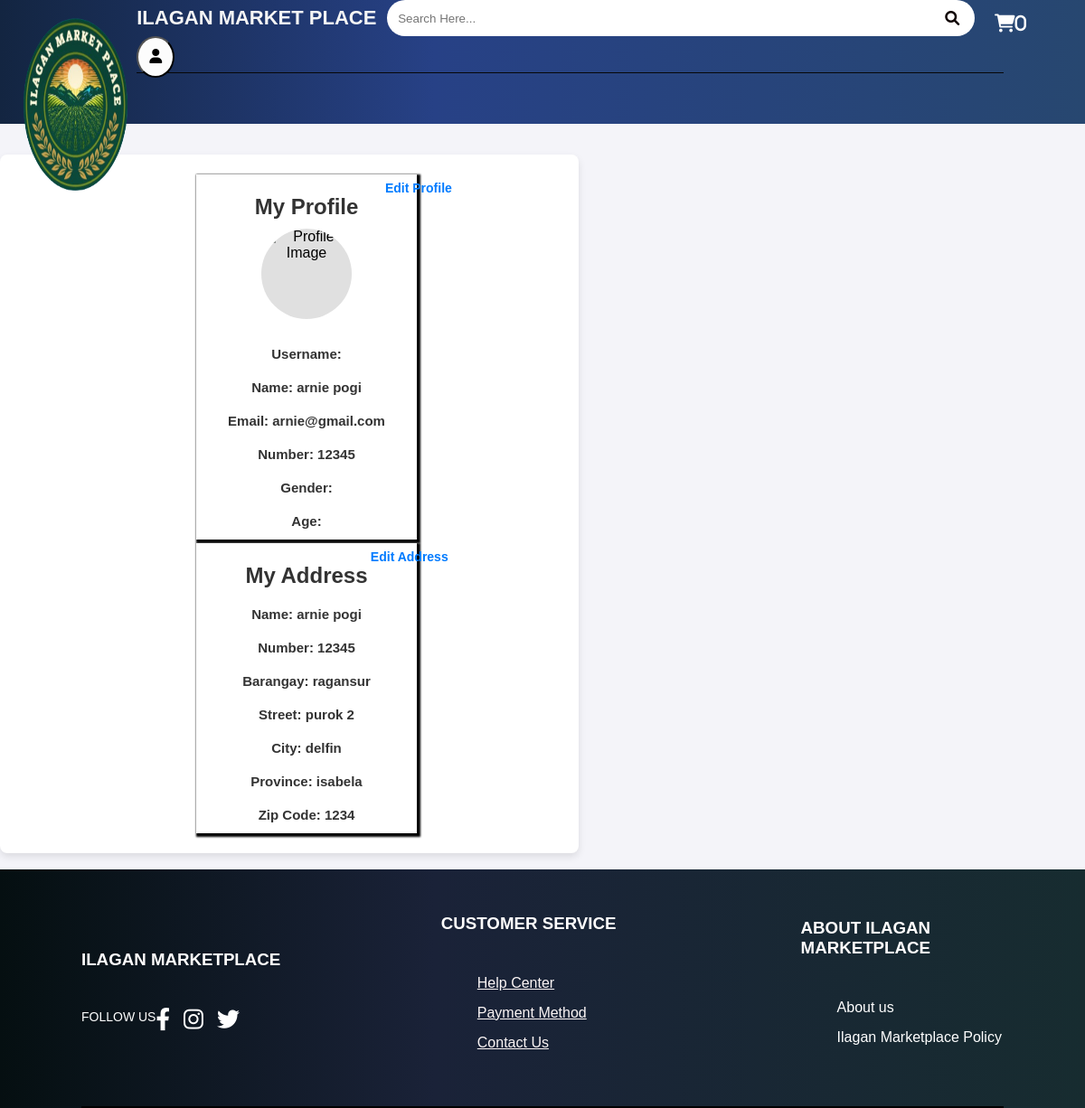
The app's page /ilagan/function/profile.php (signed in) with its own data.
### tables this page shows
CREATE TABLE `form` (
  `user_id` int(22) NOT NULL,
  `username` varchar(255) NOT NULL,
  `fname` varchar(22) NOT NULL,
  `lname` varchar(22) NOT NULL,
  `contact` varchar(22) NOT NULL,
  `email` varchar(22) NOT NULL,
  `pass` varchar(22) NOT NULL,
  `province` varchar(255) NOT NULL,
  `city` varchar(255) NOT NULL,
  `brgy` varchar(255) NOT NULL,
  `street` varchar(255) NOT NULL,
  `zipcode` int(255) NOT NULL,
  `age` varchar(255) NOT NULL,
  `gender` varchar(255) NOT NULL,
  `image` varchar(255) NOT NULL
);

### ilagan/function/profile.php (the view, shortened to what this page needs)
<?php
include 'db.php';
$user_id = $_SESSION['user_id'];
?>
<!DOCTYPE html>
<html lang="en">
<head>
   <link rel="stylesheet" href="https://cdnjs.cloudflare.com/ajax/libs/font-awesome/6.0.0/css/all.min.css">
   <link rel="stylesheet" href="css/profile.css">
</head>
<body>
<header>
    <a href="collection.php"><img src="image/imglogo.png" alt="" class="headlogo"></a>
    <nav>
        <?php
        $select_rows = mysqli_query($conn, "SELECT * FROM `cart` WHERE user_id = '$user_id'") or die('Query failed');
        $row_count = mysqli_num_rows($select_rows);
        ?>
        <div class="logo-search">
            <a class="logo">Ilagan Market place</a>
            <div class="search-box">
               <input type="search" placeholder="Search Here...">
               <i class="fa-solid fa-magnifying-glass"></i>
            </div>
            <div class="icon">
                <a href="cart.php" class="cart"><i class="fa-solid fa-cart-shopping"><?php echo $row_count; ?> </i></a>
            </div>
            <div class="dropdown">
                <button class="dropbtn"><a><i class="fa-solid fa-user"></i></i></a></button>
            </div>
        </div>
        <ul>
        </ul>
    </nav>
</header>
<br>
<div class="container">
    <div class="box-container">
        <?php
        $stmt = $conn->prepare("SELECT * FROM `form` WHERE user_id = ?");
        $stmt->bind_param("i", $user_id);
        $stmt->execute();
        $result = $stmt->get_result();
        if ($result->num_rows > 0) {
            $fetch_product = $result->fetch_assoc();
        ?>
        <form action="" method="post">
            <div class="box">
                <h6 class="edit"><a href="profile_edit.php">Edit Profile</a></h6>
                <h1>My Profile</h1>
                <img src="uploadimage/<?php echo $fetch_product['image']; ?>" alt="Profile Image">
                <h4>Username: <?php echo $fetch_product['username']; ?></h4>
                <h4>Name: <?php echo $fetch_product['fname']; ?>  <?php echo $fetch_product['lname']; ?></h4>
                <h4>Email: <?php echo $fetch_product['email']; ?></h4>
                <h4>Number: <?php echo $fetch_product['contact']; ?></h4>
                <h4>Gender: <?php echo $fetch_product['gender']; ?></h4>
                <h4>Age: <?php echo $fetch_product['age']; ?></h4>
            </div>
        </form>
        <?php
        } else {
            echo "<p>No profile found for this user.</p>";
        }
        ?>
    </div>
    <div class="box-container">
        <?php
        $stmt = $conn->prepare("SELECT * FROM `form` WHERE user_id = ?");
        $stmt->bind_param("i", $user_id);
        $stmt->execute();
        $result = $stmt->get_result();
        if ($result->num_rows > 0) {
            $fetch_product = $result->fetch_assoc();
        ?>
        <form action="" method="post">
            <div class="box">
                <h6 class="edit" style="text-align: end;"><a href="editAddress.php">Edit Address</a></h6>
                <h1>My Address</h1>
                <h4>Name: <?php echo $fetch_product['fname']; ?>  <?php echo $fetch_product['lname']; ?></h4>
                <h4>Number: <?php echo $fetch_product['contact']; ?></h4>
                <h4>Barangay: <?php echo $fetch_product['brgy']; ?></h4>
                <h4>Street: <?php echo $fetch_product['street']; ?></h4>
                <h4>City: <?php echo $fetch_product['city']; ?></h4>
                <h4>Province: <?php echo $fetch_product['province']; ?></h4>
                <h4>Zip Code: <?php echo $fetch_product['zipcode']; ?></h4>
            </div>
        </form>
        <?php
        } else {
            echo "<p>No address found for this user.</p>";
        }
        ?>
    </div>
</div>
<br>
<div class="footer">
    <div class="contanier">
        <div class="row">
            <h3>Ilagan Marketplace</h3>
            <p>FOLLOW US</p>
            <div class="social-links">
                <a href="#"><i class="fa-brands fa-facebook-f"></i></a>
                <a href="#"><i class="fa-brands fa-instagram"></i></a>
                <a href="#"><i class="fa-brands fa-twitter"></i></a>
            </div>
        </div>
        <div class="row">
            <h3>CUSTOMER SERVICE</h3>
            <ul>
                <li><a href="#">Help Center</a></li>
                <li><a href="#">Payment Method</a></li>
                <li><a href="#">Contact Us</a></li>
            </ul>
        </div>
        <div class="row">
            <h3>ABOUT Ilagan Marketplace</h3>
            <ul>
                <li>About us</li>
                <li>Ilagan Marketplace Policy</li>
            </ul>
        </div>
    </div>
</div>
</body>
</html>

### ilagan/css/profile.css (style rules this page uses)
body { font-family: Arial, sans-serif; background-color: #f4f4f9; margin: 0; padding: 0; }
div { display: flex; flex-direction: row; align-items: center; }
.box-container { justify-content: center; height: 40%; width: 40%; margin: 2px; border: 2px solid white; background: white; box-shadow: 2px 2px 2px 2px black; margin-left: 40px; }
div { display: flex; flex-wrap: wrap; align-items: center; }
form { align-items: center; }
.box { display: flex; flex-direction: column; text-align: center; align-items: center; }
.box img { border-radius: 50%; width: 100px; height: 100px; object-fit: cover; margin-bottom: 20px; background-color: #e0e0e0; }
.box h1 { font-size: 24px; text-align: center; margin: 10px 0; color: #333; }
.box h4 { font-size: 15px; text-align: start; margin: 10px 0; color: #333; }
.edit { font-size: small; align-self: flex-end; margin-top: 0%; }
.edit a { text-decoration: none; color: #007bff; transition: color 0.3s; position: absolute; text-align: end; padding-top: 5px; }
.headlogo { margin-top: 0%; padding-left: 0%; margin-left: 0%; height: 20%; width: 15%; position: absolute; }
header { background: linear-gradient(90deg, rgb(19, 37, 65) 0%, rgb(39, 65, 134) 40%, rgb(39, 71, 112) 100%); height: 30%; }
header nav { width: 85%; margin: 0 auto; }
header nav .logo-search { display: flex; justify-content: space-between; align-items: center; height: 80px; margin-left: 6%; border-bottom: 1px solid #070707; }
header nav .logo-search .logo { color: #f5f5f5; text-transform: uppercase; font-size: 22px; font-weight: bold; }
header nav .logo-search .search-box { width: 650px; height: 40px; position: relative; margin-right: 0%; }
header nav .logo-search .search-box input { width: 100%; height: 100%; padding: 0 50px 0 12px; border-radius: 30px; outline: none; border: none; }
header nav .logo-search .search-box i { position: absolute; right: 0; top: 0; height: 100%; width: 50px; text-align: center; line-height: 40px; border-left: 1px solid #ffffff78; cursor: pointer; color: #0f0101; }
header nav .logo-search .icon a { color: #ffffff; margin-left: 10px; font-size: 20px; height: 10px; width: 10px; margin-right: 0px; }
.dropbtn { background-color: #fcfcfc; color: rgb(0, 0, 0); padding: 12px; font-size: 16px; border-radius: 100%; }
.dropdown { position: relative; display: inline-block; border-radius: 100%; }
.footer { background: linear-gradient(90deg, rgb(5, 15, 17) 0%, rgb(26, 34, 56) 40%, rgb(23, 44, 48) 100%); }
.footer .contanier { padding: 30px 0; width: 85%; margin: auto; display: flex; justify-content: space-between; border-bottom: 2px solid #000000; }
.footer .contanier .row { width: 22%; }
.footer .contanier .row h3 { color: #fffdfd; margin-bottom: 30px; text-transform: uppercase; }
.footer .contanier .row p { color: #ffffff; font-size: 14px; margin-bottom: 20px; }
.footer .contanier .row .social-links a { color: #ffffff; margin-right: 15px; font-size: 25px; }
.footer .contanier .row ul li { list-style: none; margin-bottom: 15px; color: #ffffff; }
.footer .contanier .row ul li a { color: #fcf6f6; }
.container { display: flex; justify-content: center; align-items: center; flex-direction: column; width: 100%; max-width: 600px; padding: 20px; background-color: #fff; box-shadow: 0 4px 8px rgba(0,0,0,0.1); border-radius: 8px; }
.edit { align-self: flex-end; margin-bottom: 10px; font-size: 14px; }

### records on screen
form: fname "arnie", lname "pogi", email "arnie@gmail.com", contact "12345", brgy "ragansur", street "purok 2", city "delfin", province "isabela", zipcode "1234"

### other values on screen
$row_count "0"
